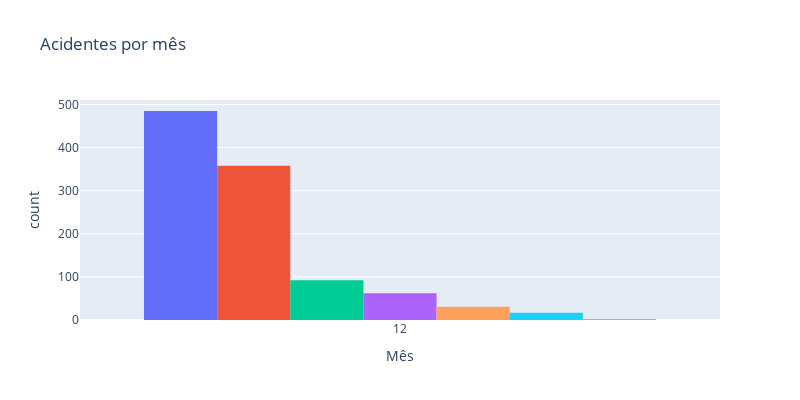

Here is the notebook cell this chart was saved with:
### Code cell
plot_acidentes_per_month(df_acidentes, 2017, 12, tipo_acid=True)

### Figure 1 — Plotly figure (JSON) as saved in the notebook; plotly's stock layout.template omitted (floating-point values rounded to 4 significant figures; data arrays with more than 128 entries replaced by an {"elided": "..."} marker saying what was removed)
{"data": [{"alignmentgroup": "True", "bingroup": "x", "hovertemplate": "tipo_acid=abalroamento<br>Mês=%{x}<br>count=%{y}<extra></extra>", "legendgroup": "abalroamento", "marker": {"color": "#636efa", "pattern": {"shape": ""}}, "name": "abalroamento", "offsetgroup": "abalroamento", "orientation": "v", "showlegend": true, "type": "histogram", "x": {"elided": "485 int values"}, "xaxis": "x", "yaxis": "y"}, {"alignmentgroup": "True", "bingroup": "x", "hovertemplate": "tipo_acid=colisao<br>Mês=%{x}<br>count=%{y}<extra></extra>", "legendgroup": "colisao", "marker": {"color": "#EF553B", "pattern": {"shape": ""}}, "name": "colisao", "offsetgroup": "colisao", "orientation": "v", "showlegend": true, "type": "histogram", "x": {"elided": "358 int values"}, "xaxis": "x", "yaxis": "y"}, {"alignmentgroup": "True", "bingroup": "x", "hovertemplate": "tipo_acid=choque<br>Mês=%{x}<br>count=%{y}<extra></extra>", "legendgroup": "choque", "marker": {"color": "#00cc96", "pattern": {"shape": ""}}, "name": "choque", "offsetgroup": "choque", "orientation": "v", "showlegend": true, "type": "histogram", "x": [12, 12, 12, 12, 12, 12, 12, 12, 12, 12, 12, 12, 12, 12, 12, 12, 12, 12, 12, 12, 12, 12, 12, 12, 12, 12, 12, 12, 12, 12, 12, 12, 12, 12, 12, 12, 12, 12, 12, 12, 12, 12, 12, 12, 12, 12, 12, 12, 12, 12, 12, 12, 12, 12, 12, 12, 12, 12, 12, 12, 12, 12, 12, 12, 12, 12, 12, 12, 12, 12, 12, 12, 12, 12, 12, 12, 12, 12, 12, 12, 12, 12, 12, 12, 12, 12, 12, 12, 12, 12, 12, 12], "xaxis": "x", "yaxis": "y"}, {"alignmentgroup": "True", "bingroup": "x", "hovertemplate": "tipo_acid=atropelamento<br>Mês=%{x}<br>count=%{y}<extra></extra>", "legendgroup": "atropelamento", "marker": {"color": "#ab63fa", "pattern": {"shape": ""}}, "name": "atropelamento", "offsetgroup": "atropelamento", "orientation": "v", "showlegend": true, "type": "histogram", "x": [12, 12, 12, 12, 12, 12, 12, 12, 12, 12, 12, 12, 12, 12, 12, 12, 12, 12, 12, 12, 12, 12, 12, 12, 12, 12, 12, 12, 12, 12, 12, 12, 12, 12, 12, 12, 12, 12, 12, 12, 12, 12, 12, 12, 12, 12, 12, 12, 12, 12, 12, 12, 12, 12, 12, 12, 12, 12, 12, 12, 12, 12], "xaxis": "x", "yaxis": "y"}, {"alignmentgroup": "True", "bingroup": "x", "hovertemplate": "tipo_acid=queda<br>Mês=%{x}<br>count=%{y}<extra></extra>", "legendgroup": "queda", "marker": {"color": "#FFA15A", "pattern": {"shape": ""}}, "name": "queda", "offsetgroup": "queda", "orientation": "v", "showlegend": true, "type": "histogram", "x": [12, 12, 12, 12, 12, 12, 12, 12, 12, 12, 12, 12, 12, 12, 12, 12, 12, 12, 12, 12, 12, 12, 12, 12, 12, 12, 12, 12, 12, 12, 12], "xaxis": "x", "yaxis": "y"}, {"alignmentgroup": "True", "bingroup": "x", "hovertemplate": "tipo_acid=eventual<br>Mês=%{x}<br>count=%{y}<extra></extra>", "legendgroup": "eventual", "marker": {"color": "#19d3f3", "pattern": {"shape": ""}}, "name": "eventual", "offsetgroup": "eventual", "orientation": "v", "showlegend": true, "type": "histogram", "x": [12, 12, 12, 12, 12, 12, 12, 12, 12, 12, 12, 12, 12, 12, 12, 12, 12], "xaxis": "x", "yaxis": "y"}, {"alignmentgroup": "True", "bingroup": "x", "hovertemplate": "tipo_acid=capotagem<br>Mês=%{x}<br>count=%{y}<extra></extra>", "legendgroup": "capotagem", "marker": {"color": "#FF6692", "pattern": {"shape": ""}}, "name": "capotagem", "offsetgroup": "capotagem", "orientation": "v", "showlegend": true, "type": "histogram", "x": [12, 12], "xaxis": "x", "yaxis": "y"}], "layout": {"bargap": 0.2, "barmode": "group", "height": 400, "legend": {"title": {"text": "tipo_acid"}, "tracegroupgap": 0}, "showlegend": false, "title": {"text": "Acidentes por mês"}, "width": 800, "xaxis": {"anchor": "y", "domain": [0, 1], "title": {"text": "Mês"}}, "yaxis": {"anchor": "x", "domain": [0, 1], "title": {"text": "count"}}}}
